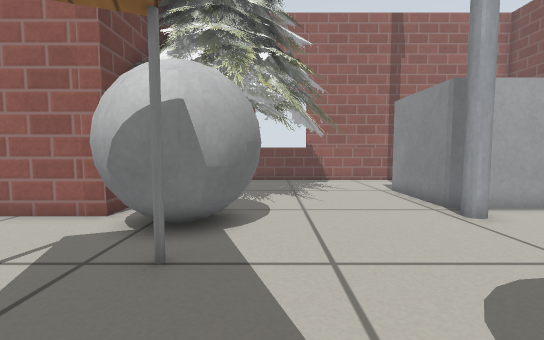
[1] (above)

21 first-person views from a walk through a Gazebo world. The camera is 0.45 m above the floor, tilts 4° down and sees 90° across. The lines on the ground mark 1 m squares. The floor is counted in squares, 0.25 m on a side. Each view is taken from the middle of a square. On the plan, view 1 faces up. The plan holds only what a view shows up to about 15 squares ahead; the rest is blank. The robots in the file are not drawn. Gazebo's built-in surfaces are drawn with simple patterns. Some stock models are drawn as simple stand-ins.

[2]
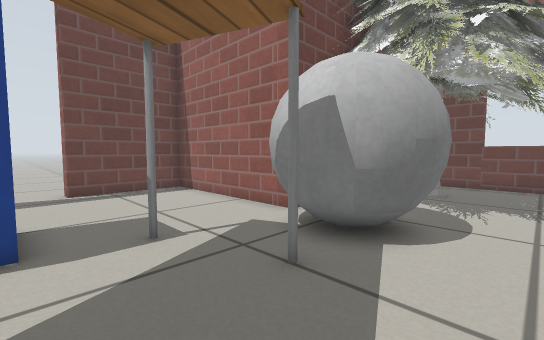

[3]
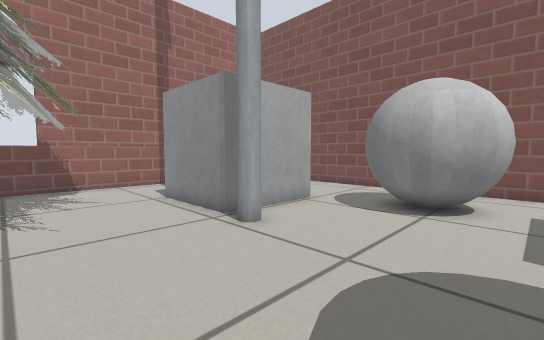

[4]
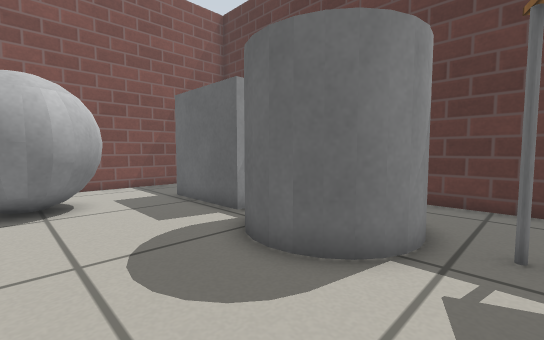

[5]
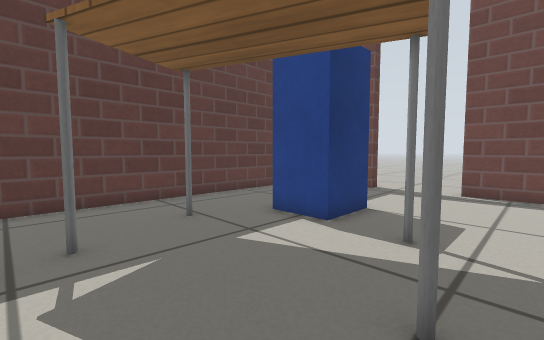

[6]
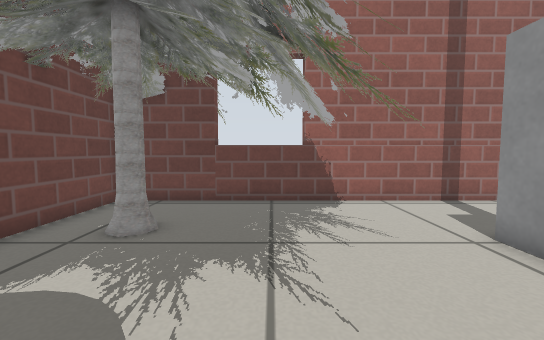

[7]
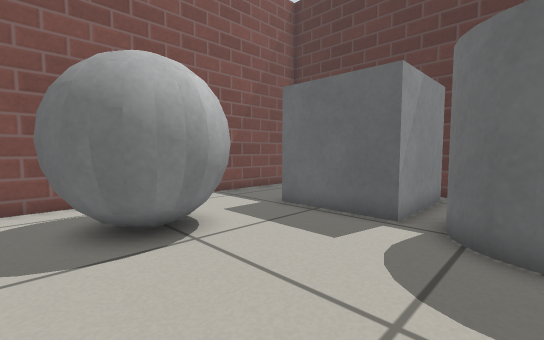

[8]
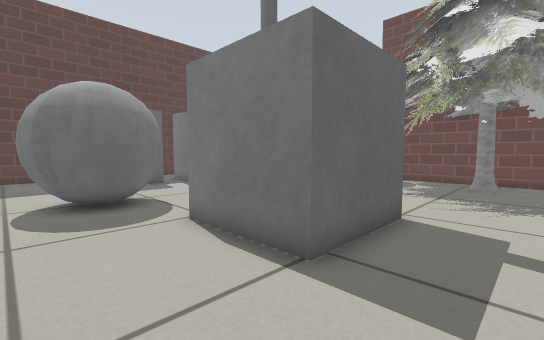

[9]
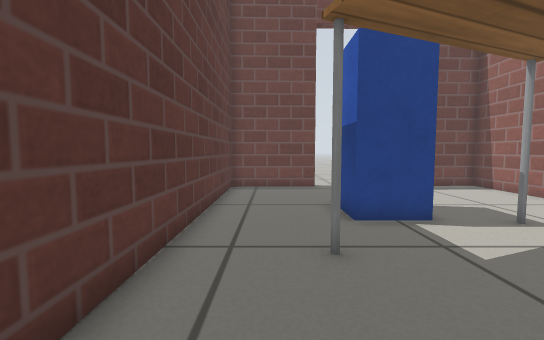

[10]
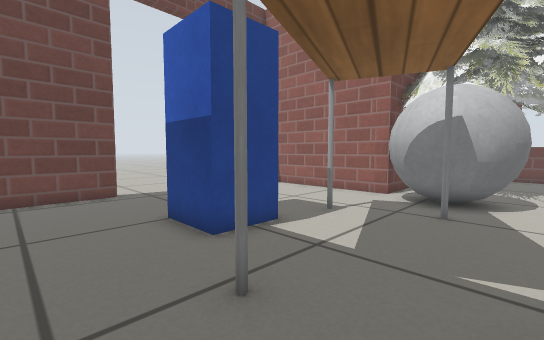

[11]
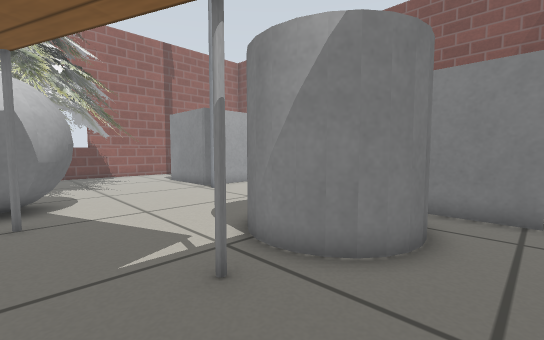

[12]
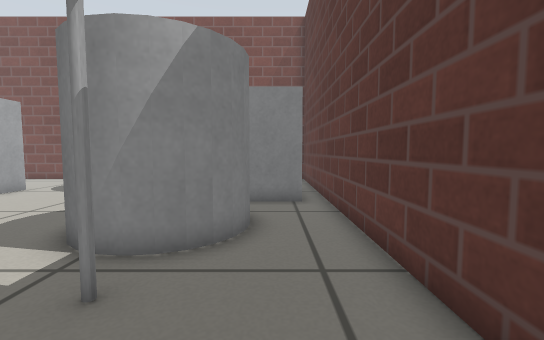

[13]
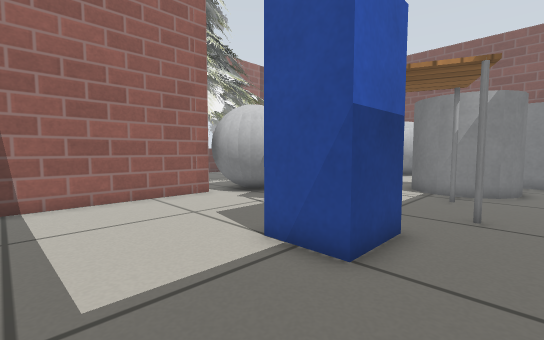

[14]
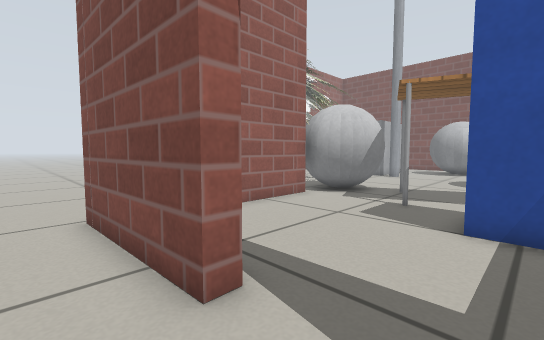

[15]
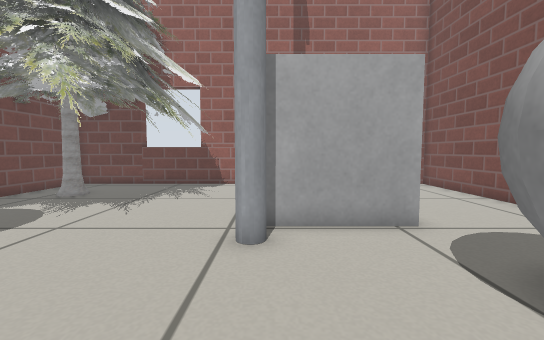

[16]
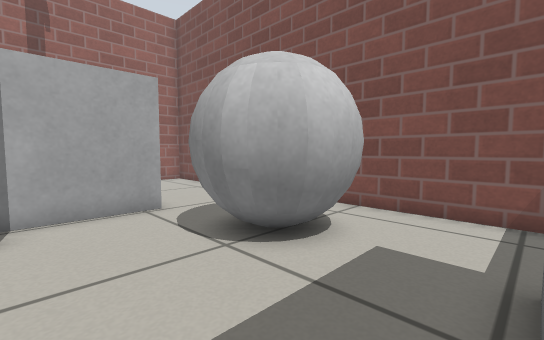

[17]
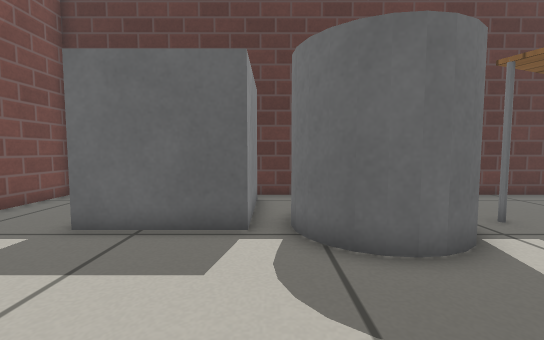

[18]
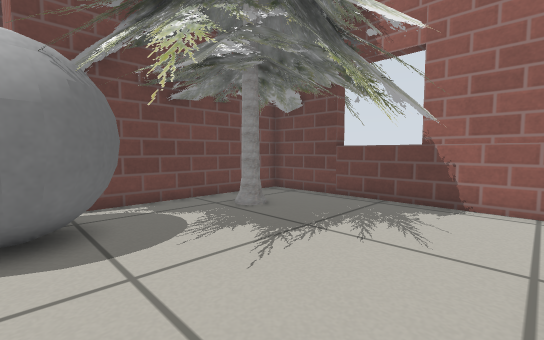

[19]
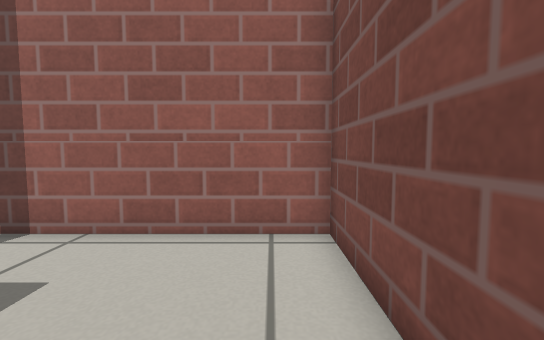

[20]
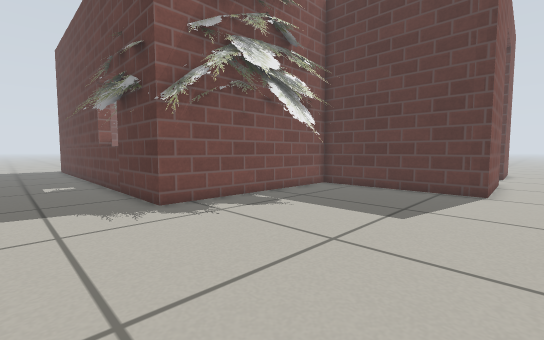

[21]
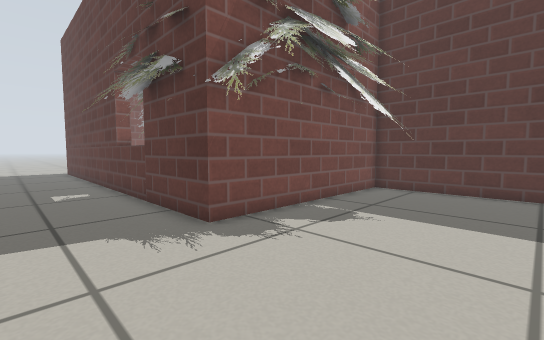

### Floor plan
Key: @ floor where view 1 was taken; # wall or solid block; . floor; D open door; T pine tree; B grey box; P pole; G grey ball; A table; S postbox; C grey cylinder.
Columns run from 14 left of view 1 to 14 right of it. Each row starts with its distance up from view 1.
 21 .  .....................
 20 ........................
 19 .......... T T ........
 18 ........  TTTTT ......
 17 ....... TTTT##TTT############
 16 ...... TT#TTTTTTTT..........#
 15 ...... TT#T...TTTT .........#
 14 ......TT.T....TTTT .........#
 13 ......TTTT..T.TTTT .........#
 12 ......TTTTT....TTT .BBBB....#
 11 ...... TTTTT.TTTTT..B  B....#
 10 ...... TTTTTTTTTT ..B  B....#
  9 .......  #TTGTTTT...BBBB....#
  8 ..#######TGGGG T...PP.......#
  7 ..#.......GGGGG.....P.......#
  6 ..#.......GGGG.........GGGG.#
  5 ..#........GG..........GGGGG#
  4 ..#.........A..........GGG .#
  3 ..#......A.............GGGG.#
  2 ..D.........................#
  1 ..D....SSS......CCCC........#
  0 ..D....S S....@.C  C.BBBB...#
 -1 ..D....SSS....A.C  C.B   ...#
 -2   #........A....CCC .B    ..#
 -3   #..................B    ..#
 -4   #..................B    ..#
 -5   ###########################

Positions as (right, up) in squares from view 1, and headings:
1: (0, 0), facing up
2: (1, 1), facing up-left
3: (1, 2), facing up-right
4: (0, 5), facing down-right
5: (1, 5), facing down-left
6: (1, 7), facing up
7: (4, 7), facing down-right
8: (13, 15), facing down-left
9: (2, -3), facing left
10: (0, -4), facing up-left
11: (-2, -4), facing up-right
12: (-3, -3), facing right
13: (-11, -3), facing up-right
14: (-14, 0), facing up-right
15: (6, 2), facing up
16: (6, 0), facing up-right
17: (6, 6), facing down
18: (5, 7), facing up-left
19: (13, 11), facing up
20: (-14, 21), facing down-right
21: (-11, 21), facing down-right
